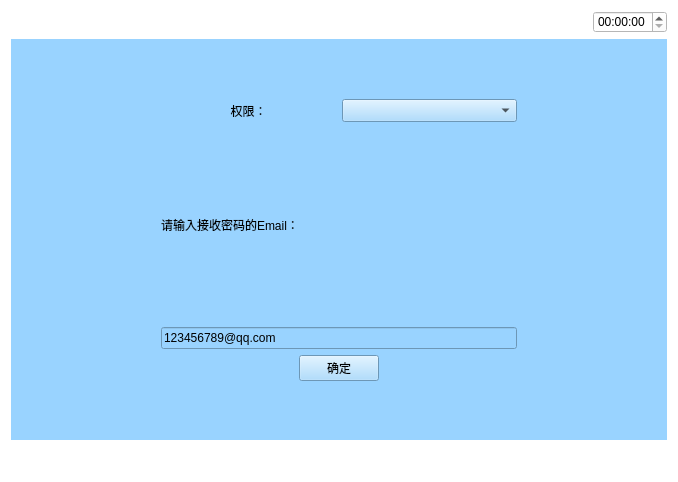
<?xml version="1.0" encoding="UTF-8"?>
<ui version="4.0">
 <class>Wangjimima</class>
 <widget class="QWidget" name="Wangjimima">
  <property name="geometry">
   <rect>
    <x>0</x>
    <y>0</y>
    <width>678</width>
    <height>482</height>
   </rect>
  </property>
  <property name="windowTitle">
   <string>Form</string>
  </property>
  <property name="styleSheet">
   <string notr="true">background-color: rgb(255, 255, 255);</string>
  </property>
  <layout class="QVBoxLayout" name="verticalLayout_3" stretch="1,5,1">
   <item>
    <layout class="QHBoxLayout" name="horizontalLayout_5">
     <item>
      <widget class="QPushButton" name="pushButton">
       <property name="text">
        <string/>
       </property>
       <property name="icon">
        <iconset resource="myimages.qrc">
         <normaloff>:/image/images/4g.png</normaloff>:/image/images/4g.png</iconset>
       </property>
       <property name="flat">
        <bool>true</bool>
       </property>
      </widget>
     </item>
     <item>
      <widget class="QPushButton" name="pushButton_2">
       <property name="text">
        <string/>
       </property>
       <property name="icon">
        <iconset resource="myimages.qrc">
         <normaloff>:/image/images/wireless.svg</normaloff>:/image/images/wireless.svg</iconset>
       </property>
       <property name="flat">
        <bool>true</bool>
       </property>
      </widget>
     </item>
     <item>
      <widget class="QPushButton" name="pushButton_3">
       <property name="text">
        <string/>
       </property>
       <property name="icon">
        <iconset resource="myimages.qrc">
         <normaloff>:/image/images/bl.svg</normaloff>:/image/images/bl.svg</iconset>
       </property>
       <property name="flat">
        <bool>true</bool>
       </property>
      </widget>
     </item>
     <item>
      <widget class="QPushButton" name="pushButton_4">
       <property name="text">
        <string/>
       </property>
       <property name="icon">
        <iconset resource="myimages.qrc">
         <normaloff>:/image/images/locate.svg</normaloff>:/image/images/locate.svg</iconset>
       </property>
       <property name="flat">
        <bool>true</bool>
       </property>
      </widget>
     </item>
     <item>
      <spacer name="horizontalSpacer_4">
       <property name="orientation">
        <enum>Qt::Horizontal</enum>
       </property>
       <property name="sizeHint" stdset="0">
        <size>
         <width>40</width>
         <height>20</height>
        </size>
       </property>
      </spacer>
     </item>
     <item>
      <widget class="QTimeEdit" name="timeEdit_2"/>
     </item>
    </layout>
   </item>
   <item>
    <widget class="QWidget" name="widget" native="true">
     <property name="sizePolicy">
      <sizepolicy hsizetype="Preferred" vsizetype="Preferred">
       <horstretch>0</horstretch>
       <verstretch>0</verstretch>
      </sizepolicy>
     </property>
     <property name="contextMenuPolicy">
      <enum>Qt::DefaultContextMenu</enum>
     </property>
     <property name="styleSheet">
      <string notr="true">background-color: rgb(153, 211, 255);</string>
     </property>
     <layout class="QVBoxLayout" name="verticalLayout_2">
      <property name="leftMargin">
       <number>100</number>
      </property>
      <property name="topMargin">
       <number>10</number>
      </property>
      <property name="rightMargin">
       <number>100</number>
      </property>
      <item>
       <layout class="QVBoxLayout" name="verticalLayout">
        <property name="margin">
         <number>50</number>
        </property>
        <item>
         <layout class="QHBoxLayout" name="horizontalLayout_7">
          <item>
           <widget class="QLabel" name="label">
            <property name="text">
             <string>权限：</string>
            </property>
            <property name="alignment">
             <set>Qt::AlignCenter</set>
            </property>
           </widget>
          </item>
          <item>
           <widget class="QComboBox" name="permissionComboBox">
            <property name="font">
             <font>
              <family>Bitstream Charter</family>
             </font>
            </property>
            <property name="autoFillBackground">
             <bool>false</bool>
            </property>
            <property name="editable">
             <bool>false</bool>
            </property>
            <property name="currentIndex">
             <number>-1</number>
            </property>
            <property name="duplicatesEnabled">
             <bool>false</bool>
            </property>
           </widget>
          </item>
         </layout>
        </item>
        <item>
         <layout class="QHBoxLayout" name="horizontalLayout_8"/>
        </item>
        <item>
         <widget class="QLabel" name="label_2">
          <property name="text">
           <string>请输入接收密码的Email：</string>
          </property>
         </widget>
        </item>
        <item>
         <widget class="QLineEdit" name="lineEdit">
          <property name="text">
           <string>123456789@qq.com</string>
          </property>
         </widget>
        </item>
        <item>
         <layout class="QHBoxLayout" name="horizontalLayout_9">
          <item>
           <spacer name="horizontalSpacer">
            <property name="orientation">
             <enum>Qt::Horizontal</enum>
            </property>
            <property name="sizeHint" stdset="0">
             <size>
              <width>40</width>
              <height>20</height>
             </size>
            </property>
           </spacer>
          </item>
          <item>
           <widget class="QPushButton" name="confirm">
            <property name="text">
             <string>确定</string>
            </property>
           </widget>
          </item>
          <item>
           <spacer name="horizontalSpacer_2">
            <property name="orientation">
             <enum>Qt::Horizontal</enum>
            </property>
            <property name="sizeHint" stdset="0">
             <size>
              <width>40</width>
              <height>20</height>
             </size>
            </property>
           </spacer>
          </item>
         </layout>
        </item>
       </layout>
      </item>
     </layout>
    </widget>
   </item>
   <item>
    <layout class="QHBoxLayout" name="horizontalLayout_3">
     <item>
      <widget class="QPushButton" name="returnIndex">
       <property name="font">
        <font>
         <family>AR PL UMing TW MBE</family>
        </font>
       </property>
       <property name="styleSheet">
        <string notr="true">border-image: url(:/image/images/index.svg);</string>
       </property>
       <property name="text">
        <string/>
       </property>
       <property name="icon">
        <iconset resource="myimages.qrc">
         <normaloff>:/image/images/index.svg</normaloff>:/image/images/index.svg</iconset>
       </property>
       <property name="iconSize">
        <size>
         <width>40</width>
         <height>40</height>
        </size>
       </property>
       <property name="flat">
        <bool>true</bool>
       </property>
      </widget>
     </item>
     <item>
      <spacer name="horizontalSpacer_5">
       <property name="orientation">
        <enum>Qt::Horizontal</enum>
       </property>
       <property name="sizeHint" stdset="0">
        <size>
         <width>40</width>
         <height>20</height>
        </size>
       </property>
      </spacer>
     </item>
     <item>
      <widget class="QPushButton" name="returnPage">
       <property name="text">
        <string/>
       </property>
       <property name="icon">
        <iconset resource="myimages.qrc">
         <normaloff>:/image/images/shangyiye.svg</normaloff>:/image/images/shangyiye.svg</iconset>
       </property>
       <property name="iconSize">
        <size>
         <width>40</width>
         <height>40</height>
        </size>
       </property>
       <property name="flat">
        <bool>true</bool>
       </property>
      </widget>
     </item>
    </layout>
   </item>
  </layout>
 </widget>
 <resources>
  <include location="myimages.qrc"/>
 </resources>
 <connections/>
</ui>
